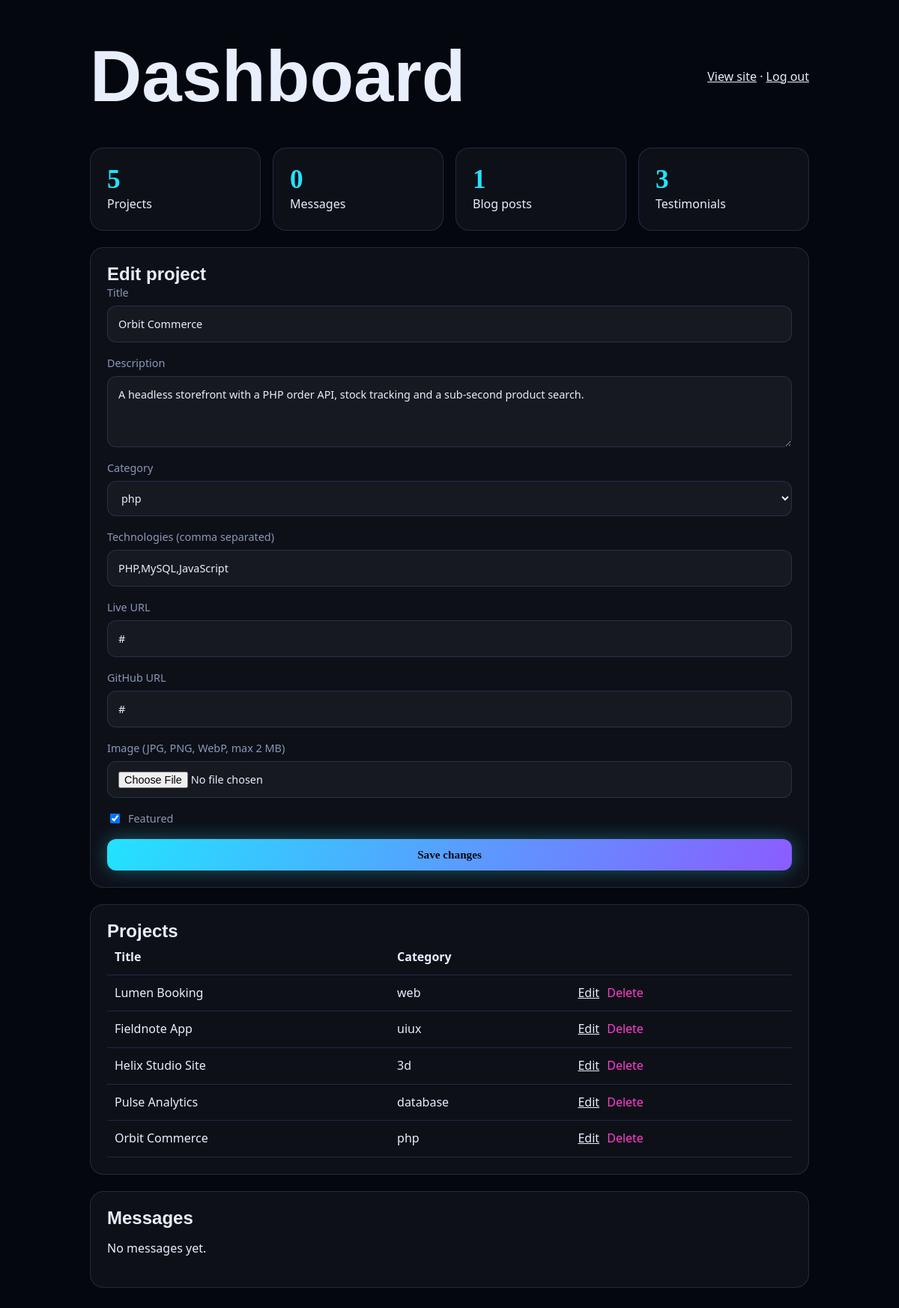
Page /admin/dashboard.php?edit=1 (signed in) on the committed database.
### tables this page shows
CREATE TABLE projects(id INT AUTO_INCREMENT PRIMARY KEY,title VARCHAR(150) NOT NULL,description TEXT NOT NULL,category ENUM('web','php','uiux','3d','database') DEFAULT 'web',technologies VARCHAR(255),image VARCHAR(255),live_url VARCHAR(255),github_url VARCHAR(255),featured TINYINT DEFAULT 0,status TINYINT DEFAULT 1,created_at TIMESTAMP DEFAULT CURRENT_TIMESTAMP,INDEX(category),INDEX(featured));

### includes/functions.php (called while the page is built, shortened)
<?php
function e($s){return htmlspecialchars((string)$s,ENT_QUOTES,'UTF-8');}

### admin/dashboard.php (the view, shortened to what this page needs)
<?php require_once __DIR__.'/../includes/auth_check.php'; $pdo=db(); $msg='';
$edit=null; if(isset($_GET['edit'])){ $s=$pdo->prepare('SELECT * FROM projects WHERE id=?'); $s->execute([(int)$_GET['edit']]); $edit=$s->fetch(); }
$counts=[]; foreach(['projects','contact_messages','blog_posts','testimonials'] as $t) $counts[$t]=$pdo->query("SELECT COUNT(*) FROM $t")->fetchColumn();
$projects=$pdo->query('SELECT * FROM projects ORDER BY id DESC')->fetchAll();
$messages=$pdo->query('SELECT * FROM contact_messages ORDER BY id DESC LIMIT 20')->fetchAll();
?><!doctype html><html lang="en"><head><meta charset="utf-8"><meta name="viewport" content="width=device-width,initial-scale=1">
<title>Dashboard</title><link rel="stylesheet" href="../assets/css/style.css"></head><body class="admin">
<main class="adm"><header class="adm-top"><h1>Dashboard</h1><span><a href="../index.php">View site</a> · <a href="logout.php">Log out</a></span></header>
<section class="stats"><?php foreach(['projects'=>'Projects','contact_messages'=>'Messages','blog_posts'=>'Blog posts','testimonials'=>'Testimonials'] as $k=>$l):?>
<div class="panel"><b><?=$counts[$k]?></b><span><?=$l?></span></div><?php endforeach;?></section>
<section class="panel"><h2><?=$edit?'Edit project':'Add project'?></h2>
<form method="post" enctype="multipart/form-data"><?=csrf_field()?>
<label>Title<input name="title" required value="<?=e($edit['title']??'')?>"></label>
<label>Description<textarea name="description" rows="3" required><?=e($edit['description']??'')?></textarea></label>
<label>Category<select name="category"><?php foreach(['web','php','uiux','3d','database'] as $c):?><option value="<?=$c?>" <?=($edit['category']??'')===$c?'selected':''?>><?=$c?></option><?php endforeach;?></select></label>
<label>Technologies (comma separated)<input name="tech" value="<?=e($edit['technologies']??'')?>"></label>
<label>Live URL<input name="live_url" value="<?=e($edit['live_url']??'')?>"></label>
<label>GitHub URL<input name="github_url" value="<?=e($edit['github_url']??'')?>"></label>
<label>Image (JPG, PNG, WebP, max 2 MB)<input type="file" name="image" accept="image/jpeg,image/png,image/webp"></label>
<label class="chk"><input type="checkbox" name="featured" <?=!empty($edit['featured'])?'checked':''?>> Featured</label>
<button class="btn" type="submit"><?=$edit?'Save changes':'Add project'?></button></form></section>
<section class="panel"><h2>Projects</h2><div class="tbl"><table><tr><th>Title</th><th>Category</th><th></th></tr>
<?php foreach($projects as $p):?><tr><td><?=e($p['title'])?></td><td><?=e($p['category'])?></td><td>
<a href="?edit=<?=$p['id']?>">Edit</a>
<form method="post" class="inline" onsubmit="return confirm('Delete this project?')"><button class="link">Delete</button></form></td></tr><?php endforeach;?></table></div></section>
<section class="panel"><h2>Messages</h2><?php if(!$messages):?><p>No messages yet.</p><?php endif;?>
<?php foreach($messages as $m):?><article class="msg"><b><?=e($m['name'])?></b> &lt;<?=e($m['email'])?>&gt; — <?=e($m['subject'])?><p><?=nl2br(e($m['message']))?></p>
<form method="post" class="inline"><?=csrf_field()?><input type="hidden" name="action" value="del_msg"><input type="hidden" name="id" value="<?=$m['id']?>"><button class="link">Delete</button></form></article><?php endforeach;?></section>
</main></body></html>

### assets/css/style.css (style rules this page uses)
:root { --bg:#05070f;--bg2:#0b1020;--tx:#e8eefc;--mut:#8b97b8;--cy:#22e3ff;--pu:#8b5cff;--mg:#ff3ecf;--glass:rgba(255,255,255,.04);--bd:rgba(120,160,255,.18) }
* { box-sizing:border-box }
html { scroll-behavior:smooth }
body { margin:0;background:var(--bg);color:var(--tx);font:16px/1.6 'Space Grotesk',system-ui,sans-serif;overflow-x:hidden }
h1,h2,h3 { font-family:Syne,sans-serif;line-height:1.05;margin:0 }
a { color:inherit }
.btn { display:inline-block;padding:12px 24px;border:0;border-radius:12px;cursor:pointer;font:600 .95rem 'Space Grotesk';text-decoration:none;color:#05070f;background:linear-gradient(120deg,var(--cy),var(--pu));box-shadow:0 0 24px rgba(34,227,255,.35);transition:box-shadow .3s }
h1 { font-size:clamp(3rem,8vw,6.5rem);margin:22px 0 }
form { display:grid;gap:16px }
label { display:grid;gap:6px;font-size:.9rem;color:var(--mut) }
input,textarea,select { background:var(--glass);border:1px solid var(--bd);border-radius:12px;padding:12px 14px;color:var(--tx);font:inherit;transition:.2s }
.admin { background:var(--bg) }
.adm { max-width:1000px;margin:auto;padding:30px 20px;display:grid;gap:22px }
.adm-top { display:flex;justify-content:space-between;align-items:center }
.panel { background:var(--glass);border:1px solid var(--bd);border-radius:18px;padding:22px }
.stats { display:grid;grid-template-columns:repeat(auto-fit,minmax(150px,1fr));gap:16px }
.stats b { display:block;font:800 2.2rem Syne;color:var(--cy) }
.tbl { overflow-x:auto }
table { width:100%;border-collapse:collapse }
td,th { padding:10px;border-bottom:1px solid var(--bd);text-align:left }
form.inline { display:inline }
.link { background:none;border:0;color:var(--mg);cursor:pointer;font:inherit }
.chk { display:flex;gap:8px;align-items:center }

### rows in the picture
projects: title "Orbit Commerce", description "A headless storefront with a PHP order API, stock tracking and a sub-second product search.", category "php", tech "PHP,MySQL,JavaScript", live_url "#", github_url "#", featured "☑"
projects: title "Lumen Booking", category "web"
projects: title "Fieldnote App", category "uiux"
projects: title "Helix Studio Site", category "3d"
projects: title "Pulse Analytics", category "database"

### other values in the picture
$counts[$k] "5"
$l "Projects"
$counts[$k] "0"
$l "Messages"
$counts[$k] "1"
$l "Blog posts"
$counts[$k] "3"
$l "Testimonials"
